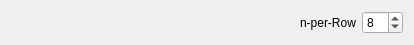
<?xml version="1.0" encoding="UTF-8"?>
<ui version="4.0">
 <class>Form</class>
 <widget class="QWidget" name="Form">
  <property name="geometry">
   <rect>
    <x>0</x>
    <y>0</y>
    <width>414</width>
    <height>40</height>
   </rect>
  </property>
  <property name="sizePolicy">
   <sizepolicy hsizetype="Preferred" vsizetype="Maximum">
    <horstretch>0</horstretch>
    <verstretch>0</verstretch>
   </sizepolicy>
  </property>
  <property name="windowTitle">
   <string>Form</string>
  </property>
  <layout class="QHBoxLayout" name="horizontalLayout">
   <item>
    <spacer name="horizontalSpacer">
     <property name="orientation">
      <enum>Qt::Horizontal</enum>
     </property>
     <property name="sizeHint" stdset="0">
      <size>
       <width>40</width>
       <height>20</height>
      </size>
     </property>
    </spacer>
   </item>
   <item>
    <widget class="QLabel" name="label">
     <property name="text">
      <string>n-per-Row</string>
     </property>
    </widget>
   </item>
   <item>
    <widget class="QSpinBox" name="spinBox">
     <property name="value">
      <number>8</number>
     </property>
    </widget>
   </item>
  </layout>
 </widget>
 <resources/>
 <connections/>
</ui>
